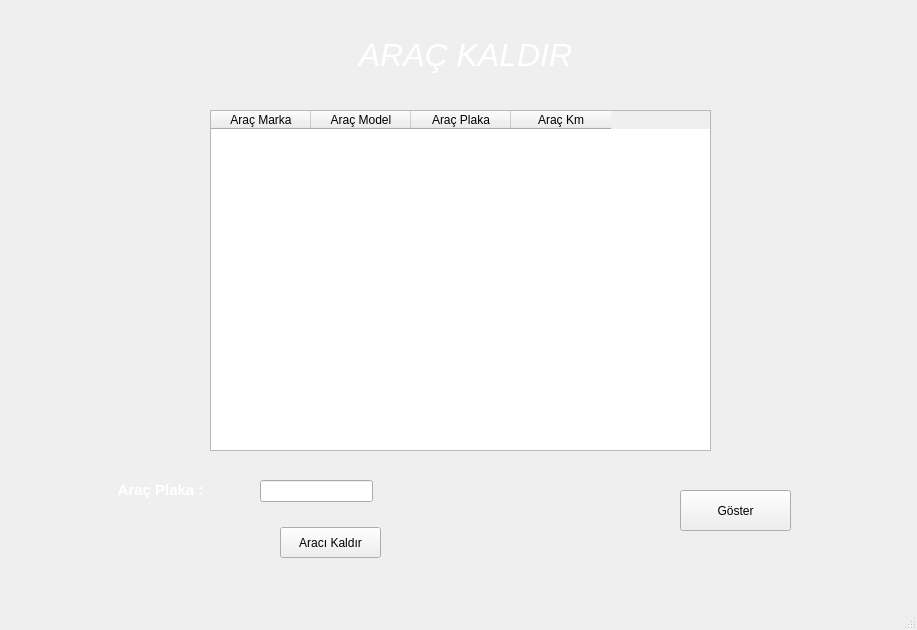
<?xml version="1.0" encoding="UTF-8"?>
<ui version="4.0">
 <class>MainWindow</class>
 <widget class="QMainWindow" name="MainWindow">
  <property name="geometry">
   <rect>
    <x>0</x>
    <y>0</y>
    <width>917</width>
    <height>630</height>
   </rect>
  </property>
  <property name="windowTitle">
   <string>MainWindow</string>
  </property>
  <widget class="QWidget" name="centralwidget">
   <widget class="QLabel" name="label">
    <property name="geometry">
     <rect>
      <x>-30</x>
      <y>-30</y>
      <width>1041</width>
      <height>671</height>
     </rect>
    </property>
    <property name="text">
     <string/>
    </property>
    <property name="pixmap">
     <pixmap>75515051-dark-background-with-spotlights-light-studio.jpg</pixmap>
    </property>
    <property name="scaledContents">
     <bool>true</bool>
    </property>
   </widget>
   <widget class="QLabel" name="label_2">
    <property name="geometry">
     <rect>
      <x>300</x>
      <y>20</y>
      <width>331</width>
      <height>71</height>
     </rect>
    </property>
    <property name="text">
     <string>&lt;html&gt;&lt;head/&gt;&lt;body&gt;&lt;p align=&quot;center&quot;&gt;&lt;span style=&quot; font-size:24pt; font-style:italic; color:#ffffff;&quot;&gt;	ARAÇ KALDIR&lt;/span&gt;&lt;/p&gt;&lt;/body&gt;&lt;/html&gt;</string>
    </property>
   </widget>
   <widget class="QTableWidget" name="arackaldir">
    <property name="geometry">
     <rect>
      <x>210</x>
      <y>110</y>
      <width>501</width>
      <height>341</height>
     </rect>
    </property>
    <column>
     <property name="text">
      <string>Araç Marka</string>
     </property>
    </column>
    <column>
     <property name="text">
      <string>Araç Model</string>
     </property>
    </column>
    <column>
     <property name="text">
      <string>Araç Plaka</string>
     </property>
    </column>
    <column>
     <property name="text">
      <string>Araç Km</string>
     </property>
    </column>
   </widget>
   <widget class="QPushButton" name="aracgoster">
    <property name="geometry">
     <rect>
      <x>680</x>
      <y>490</y>
      <width>111</width>
      <height>41</height>
     </rect>
    </property>
    <property name="text">
     <string>Göster</string>
    </property>
   </widget>
   <widget class="QLabel" name="label_3">
    <property name="geometry">
     <rect>
      <x>100</x>
      <y>480</y>
      <width>121</width>
      <height>21</height>
     </rect>
    </property>
    <property name="text">
     <string>&lt;html&gt;&lt;head/&gt;&lt;body&gt;&lt;p align=&quot;center&quot;&gt;&lt;span style=&quot; font-size:11pt; font-weight:600; color:#ffffff;&quot;&gt;Araç Plaka :&lt;/span&gt;&lt;/p&gt;&lt;/body&gt;&lt;/html&gt;</string>
    </property>
   </widget>
   <widget class="QPushButton" name="aracikaldir">
    <property name="geometry">
     <rect>
      <x>280</x>
      <y>527</y>
      <width>101</width>
      <height>31</height>
     </rect>
    </property>
    <property name="text">
     <string>Aracı Kaldır</string>
    </property>
   </widget>
   <widget class="QLineEdit" name="aracplaka">
    <property name="geometry">
     <rect>
      <x>260</x>
      <y>480</y>
      <width>113</width>
      <height>22</height>
     </rect>
    </property>
   </widget>
  </widget>
  <widget class="QMenuBar" name="menubar">
   <property name="geometry">
    <rect>
     <x>0</x>
     <y>0</y>
     <width>917</width>
     <height>26</height>
    </rect>
   </property>
  </widget>
  <widget class="QStatusBar" name="statusbar"/>
 </widget>
 <resources/>
 <connections/>
</ui>
